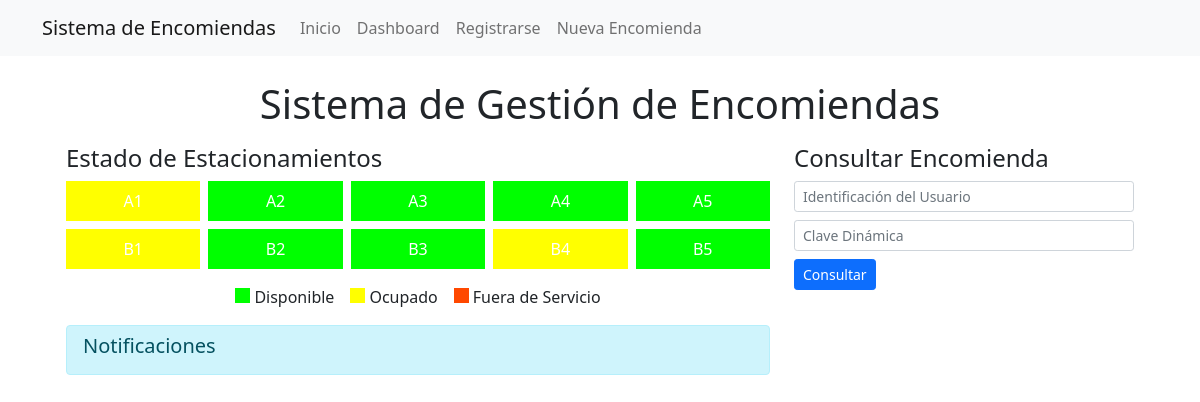
Before: / with the older database file.
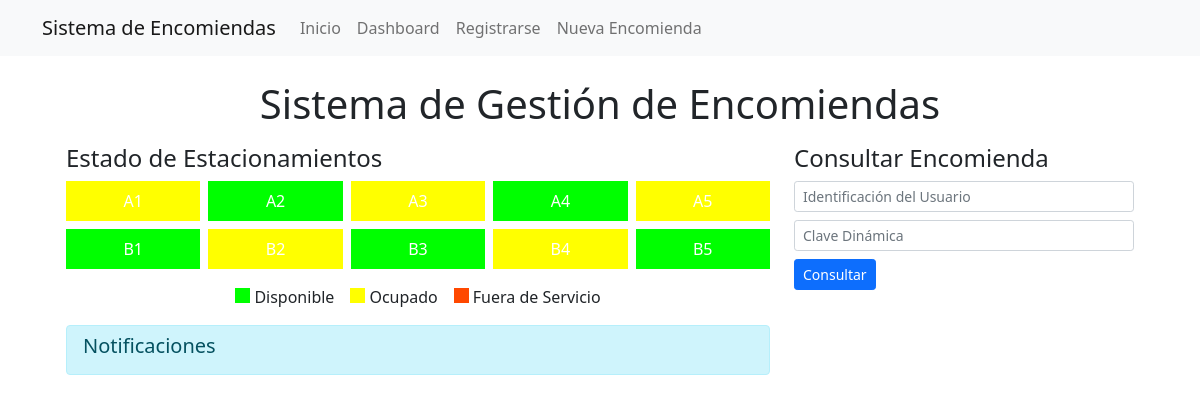
After: the same page with the newer database file.
### app.py (the view)
@app.route('/')
def index():
    conn = get_db_connection()
    estacionamientos = conn.execute('SELECT * FROM garajes').fetchall()
    conn.close()
    return render_template('index.html', estacionamientos=estacionamientos)

### app.py (called while the page is built)
def get_db_connection():
    conn = sqlite3.connect('database.db')
    conn.row_factory = sqlite3.Row
    return conn

### templates/index.html (shortened to what this page needs)
{% extends "base.html" %}
{% block content %}
<div class="container-fluid px-4">
    <h1 class="text-center my-3">Sistema de Gestión de Encomiendas</h1>
    <div class="row">
        <div class="col-md-8">
            <h2 class="h4 mb-2">Estado de Estacionamientos</h2>
            <div id="estacionamientos" class="row row-cols-5 g-2 mb-3">
                {% for estacionamiento in estacionamientos %}
                <div class="col">
                    <div class="estacionamiento {{ estacionamiento.estado }} p-2 text-center text-white">
                        {{ estacionamiento.id }}
                    </div>
                </div>
                {% endfor %}
            </div>
            <div class="d-flex justify-content-center mb-3">
                <div class="me-3"><div class="estacionamiento disponible d-inline-block me-1" style="width: 15px; height: 15px;"></div>Disponible</div>
                <div class="me-3"><div class="estacionamiento ocupado d-inline-block me-1" style="width: 15px; height: 15px;"></div>Ocupado</div>
                <div><div class="estacionamiento fuera-de-servicio d-inline-block me-1" style="width: 15px; height: 15px;"></div>Fuera de Servicio</div>
            </div>
            <div id="notificaciones" class="alert alert-info py-2 px-3 mb-3">
                <h4 class="h5 mb-2">Notificaciones</h4>
            </div>
        </div>
        <div class="col-md-4">
            <h3 class="h4 mb-2">Consultar Encomienda</h3>
            <form id="consultaForm" class="mb-3">
                <div class="mb-2">
                    <input type="text" class="form-control form-control-sm" name="identificacion" placeholder="Identificación del Usuario" required>
                </div>
                <div class="mb-2">
                    <input type="text" class="form-control form-control-sm" name="clave_dinamica" placeholder="Clave Dinámica" required>
                </div>
                <button type="submit" class="btn btn-primary btn-sm">Consultar</button>
            </form>
        </div>
    </div>
</div>
{% endblock %}

Changed rows visible on the page:
changed garajes "A3": estado "disponible" → "ocupado" (drawn)
changed garajes "A5": estado "disponible" → "ocupado" (drawn)
changed garajes "B1": estado "ocupado" → "disponible" (drawn)
changed garajes "B2": estado "disponible" → "ocupado" (drawn)
